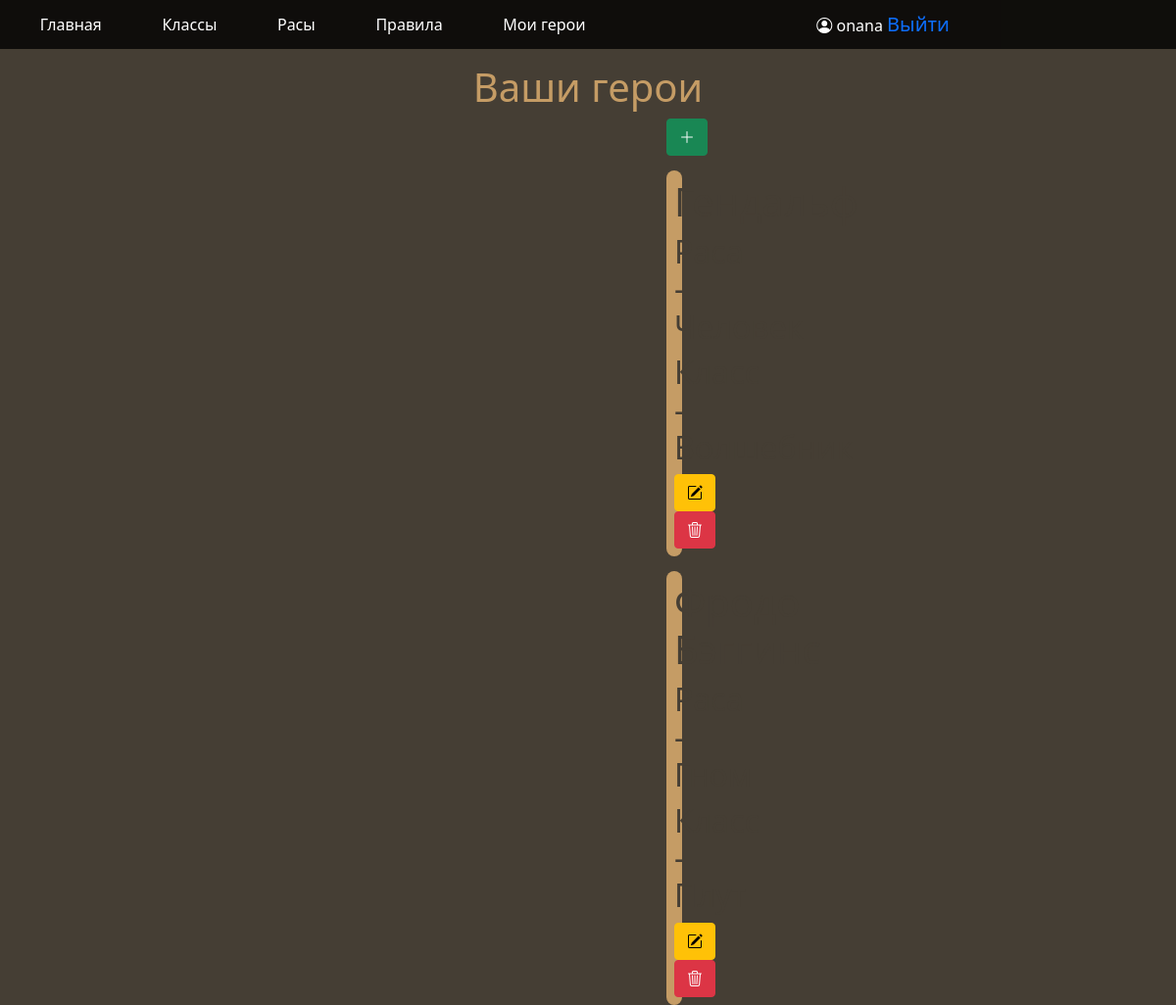
/my_heroes (signed in), run on the app's committed database.
### data/users.py (models this page shows, shortened)
class User(SqlAlchemyBase, UserMixin):
    __tablename__ = 'users'
    id = sqlalchemy.Column(sqlalchemy.Integer,
                           primary_key=True, autoincrement=True)
    name = sqlalchemy.Column(sqlalchemy.String, nullable=True)
    email = sqlalchemy.Column(sqlalchemy.String,
                              index=True, unique=True, nullable=True)
    hashed_password = sqlalchemy.Column(sqlalchemy.String, nullable=True)
    heroes = orm.relationship("Hero", back_populates='user')

### data/heroes.py (models this page shows)
class Hero(SqlAlchemyBase):
    __tablename__ = 'heroes'
    id = sqlalchemy.Column(sqlalchemy.Integer,
                           primary_key=True, autoincrement=True)
    name = sqlalchemy.Column(sqlalchemy.String,
                             index=True, unique=True)
    race_id = sqlalchemy.Column(sqlalchemy.Integer,
                                sqlalchemy.ForeignKey("races.id"), nullable=False)
    class_id = sqlalchemy.Column(sqlalchemy.Integer,
                                 sqlalchemy.ForeignKey("classes.id"), nullable=False)
    user_id = sqlalchemy.Column(sqlalchemy.Integer,
                                sqlalchemy.ForeignKey("users.id"), nullable=False)
    races = orm.relationship('Races')
    classes = orm.relationship('Classes')
    user = orm.relationship('User')

### data/races.py (models this page shows)
class Races(SqlAlchemyBase):
    __tablename__ = 'races'
    id = sqlalchemy.Column(sqlalchemy.Integer,
                           primary_key=True, autoincrement=True)
    name = sqlalchemy.Column(sqlalchemy.String, unique=True)
    description = sqlalchemy.Column(sqlalchemy.String)
    class_id = sqlalchemy.Column(sqlalchemy.Integer,
                                 sqlalchemy.ForeignKey("classes.id"), nullable=False)
    strong_points = sqlalchemy.Column(sqlalchemy.String)
    weak_points = sqlalchemy.Column(sqlalchemy.String)
    strength = sqlalchemy.Column(sqlalchemy.Integer)
    constitution = sqlalchemy.Column(sqlalchemy.Integer)
    dexterity = sqlalchemy.Column(sqlalchemy.Integer)
    intelligence = sqlalchemy.Column(sqlalchemy.Integer)
    hero = orm.relationship('Hero', back_populates='races')
    classes = orm.relationship('Classes')

### data/classes.py (models this page shows)
class Classes(SqlAlchemyBase):
    __tablename__ = 'classes'
    id = sqlalchemy.Column(sqlalchemy.Integer,
                           primary_key=True, autoincrement=True)
    name = sqlalchemy.Column(sqlalchemy.String, unique=True)
    description = sqlalchemy.Column(sqlalchemy.String)
    strong_points = sqlalchemy.Column(sqlalchemy.String)
    weak_points = sqlalchemy.Column(sqlalchemy.String)
    primary_stat = sqlalchemy.Column(sqlalchemy.String)
    class_features = sqlalchemy.Column(sqlalchemy.String)
    weapon_proficiencies = sqlalchemy.Column(sqlalchemy.String)
    tool_proficiencies = sqlalchemy.Column(sqlalchemy.String)
    skill_proficiencies = sqlalchemy.Column(sqlalchemy.String)
    hero = orm.relationship('Hero', back_populates='classes')
    races = orm.relationship('Races', back_populates='classes')

### main.py (the view)
@app.route("/my_heroes")
def my_heroes_page():
    db_sess = db_session.create_session()
    if current_user.is_authenticated:
        heroes = db_sess.query(Hero).filter(Hero.user == current_user)
        return render_template("heroes_page.html", heroes=heroes)
    else:
        heroes = None
        return render_template("heroes_page.html", heroes=heroes)

### data/db_session.py (called while the page is built)
def create_session() -> Session:
    global __factory
    return __factory()

### main.py (called while the page is built)
@login_manager.user_loader
def load_user(user_id):
    db_sess = db_session.create_session()
    return db_sess.query(User).get(user_id)

### templates/heroes_page.html (shortened to what this page needs)
<!DOCTYPE html>
<html lang="en">
<head>
    <link rel="stylesheet"
    href="https://cdn.jsdelivr.net/npm/bootstrap@5.0.0-beta1/dist/css/bootstrap.min.css"
>
    <link rel="stylesheet" href="https://cdn.jsdelivr.net/npm/bootstrap@5.0.2/dist/css/bootstrap.min.css">
    <link rel="stylesheet" href="https://cdn.jsdelivr.net/npm/bootstrap-icons@1.11.3/font/bootstrap-icons.min.css">
    <link rel="stylesheet" href="https://cdnjs.cloudflare.com/ajax/libs/font-awesome/4.7.0/css/font-awesome.min.css">
    <link rel="stylesheet" type="text/css" href="{{ url_for('static', filename='css/style.css')}}" />
</head>
    <body>
        {% if current_user.is_authenticated %}
            <header>
                <div class="account">
                    <a href="/" class="header_link">Главная</a>
                    <a href="/classes" class="header_link">Классы</a>
                    <a href="/races" class="header_link">Расы</a>
                    <a href="/rules" class="header_link">Правила</a>
                    <a href="/my_heroes" class="header_link">Мои герои</a>
                    <p style="color: white" class="account_buttons">
                        <i class="bi bi-person-circle" style="color: white"></i>
                        {{ current_user.name }}
                        <a class="navbar-brand" href="/logout">Выйти</a>
                    </p>
                </div>
            </header>
            <h1 class="page_header">Ваши герои</h1>
            <div class="line-display">
                <a type="button" href="/add_hero" class="btn btn-success has-icon">
                    <i class="bi bi-plus-lg"></i>
                </a>
                {% for hero in heroes %}
                <div class="hero_display">
                    <h1>{{hero.name}}</h1>
                    <h2>Раса - {{hero.races.name}}</h2>
                    <h2>Класс - {{hero.classes.name}}</h2>
                    <div class="changers">
                        <a type="button" href="/edit_hero/{{ hero.id }}" class="btn btn-warning has-icon">
                            <i class="bi bi-pencil-square"></i>
                        </a>
                        <a type="button" href="/delete_hero/{{ hero.id }}" class="btn btn-danger has-icon">
                            <i class="bi bi-trash3"></i>
                        </a>
                    </div>
                </div>
            {% endfor %}
            </div>
        {% else %}
            <h1 class="page_header">Зарегитсрируйтесь или войдите, чтобы создать своего героя или увидеть  существующих.</h1>
        {% endif %}
    </body>
</html>

### static/css/style.css (style rules this page uses)
.account { display: flex; }
.hero_display { margin-top: 15px; background-color: #c59c65; padding: 8px; border-radius: 10px; }
header { background-color: rgba(0, 0, 0, 0.78); position: fixed; top: 0; margin-left: auto; margin-right: auto; width: 100vw; padding: 10px; display: inline-block; }
.account_buttons { width: 500px; margin: auto; text-align: center; }
.header_link { color: white; text-decoration: none; margin: auto; }

### templates/heroes_page.html (style rules this page uses)
body { background-color: #453e34; padding: 0px }
h1, h2 { color: #453e34; }
.page_header { color: #c59c65; text-align: center; margin-top: 65px; }
.line-display { margin-left: 680px; margin-right: 680px; }

### data on the page
User: name "onana"
Hero: name "Гендальф", races.name "Человек", classes.name "Волшебник"
Hero: name "Фродо Бэггинс", races.name "Гном", classes.name "Плут"
